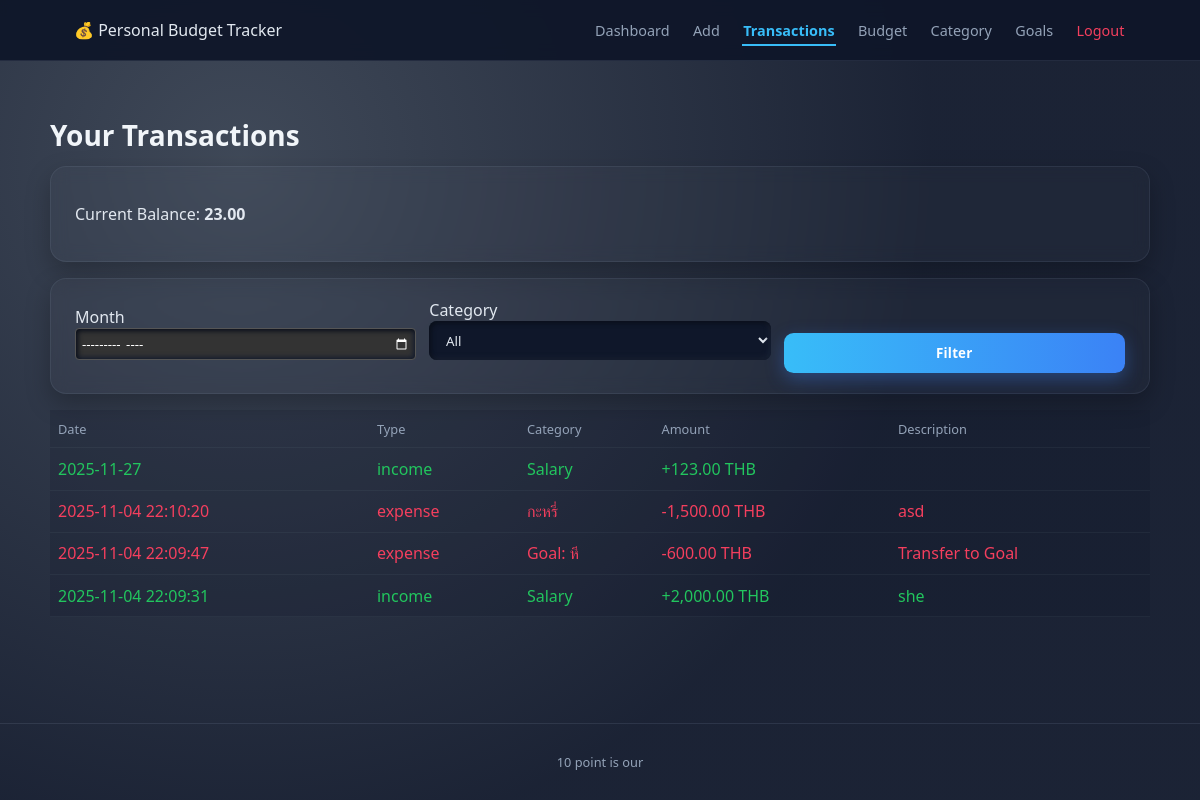
Page /transactions (signed in) on the earlier database version.
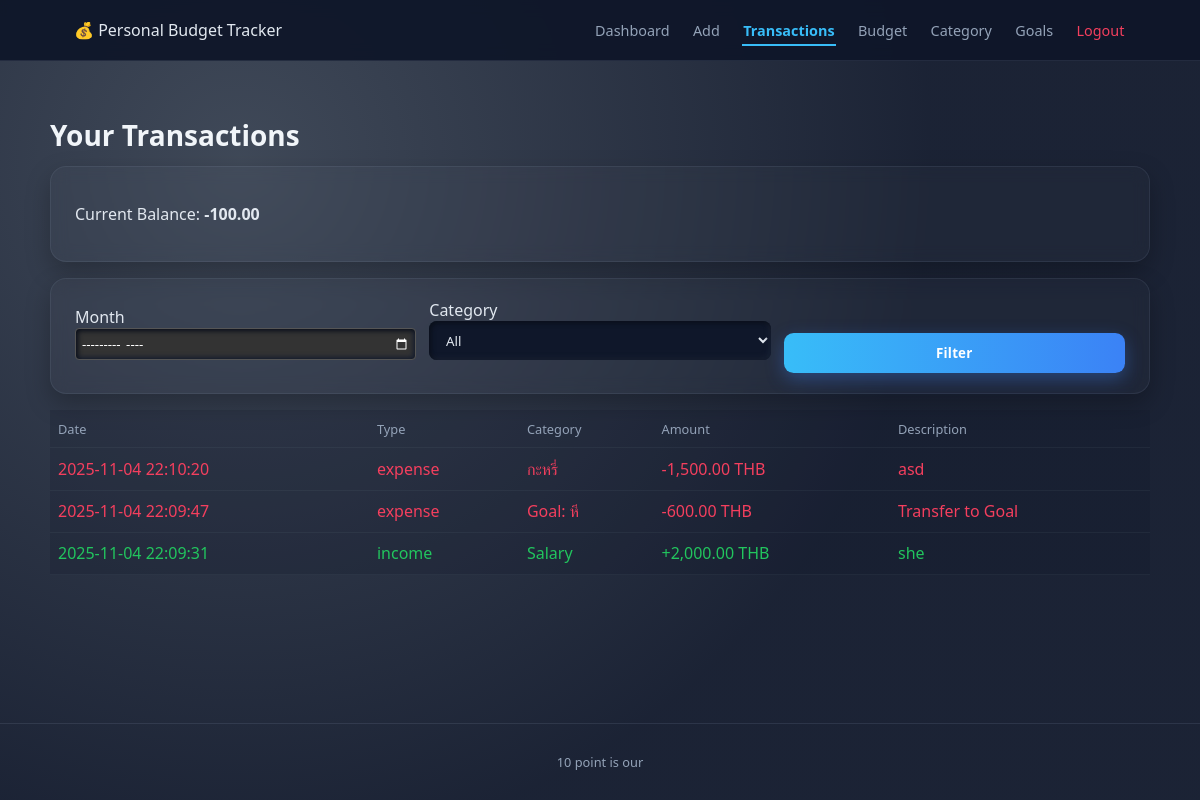
Same page on the later database version.
### tables this page shows
CREATE TABLE transactions(
        id INTEGER PRIMARY KEY AUTOINCREMENT,
        user_id INTEGER NOT NULL,
        date TEXT NOT NULL,
        type TEXT NOT NULL,
        category TEXT NOT NULL,
        amount REAL NOT NULL,
        description TEXT
        -- อย่าระบุคอลัมน์ใหม่ตรงนี้ซ้ำ เดี๋ยวเราเติมด้วย ALTER TABLE ด้านล่าง
    , currency TEXT DEFAULT 'THB', amount_thb REAL DEFAULT 0);

### app.py (the view)
@app.route('/transactions')
def view_transactions():
    user = current_user()
    if not user:
        return redirect(url_for('login'))
    month = request.args.get('month')
    cat = request.args.get('category')
    conn = get_db(); c = conn.cursor()
    q = 'SELECT * FROM transactions WHERE user_id=?'
    params = [user['id']]
    if month:
        q += ' AND date LIKE ?'; params.append(month+'%')
    if cat and cat != 'all':
        q += ' AND category=?'; params.append(cat)
    q += ' ORDER BY date DESC'
    c.execute(q, params); rows = c.fetchall()
    c.execute("""
    SELECT
      SUM(CASE WHEN type='income' THEN amount_thb ELSE 0 END) AS inc,
      SUM(CASE WHEN type='expense' THEN amount_thb ELSE 0 END) AS exp
    FROM transactions WHERE user_id=?
""", (user['id'],))
    r = c.fetchone()
    balance = (r['inc'] or 0) - (r['exp'] or 0)
    conn.close()
    return render_template('view_transactions.html',
                           transactions=rows,
                           balance=balance,
                           month=month,
                           category=cat,
                           expense_categories=EXPENSE_CATEGORIES,
                           income_categories=INCOME_CATEGORIES)

### app.py (called while the page is built)
def get_db():
    conn = sqlite3.connect(DB_PATH)
    conn.row_factory = sqlite3.Row
    return conn

def add_column_if_missing(conn, table, col_name, col_sql):
    cur = conn.cursor()
    cols = [r[1] for r in cur.execute(f"PRAGMA table_info({table})").fetchall()]
    if col_name not in cols:
        cur.execute(f"ALTER TABLE {table} ADD COLUMN {col_name} {col_sql}")
        conn.commit()

@app.before_request
def before_request():
    init_db()

def current_user():
    if 'user_id' in session:
        return {'id': session['user_id'], 'username': session.get('username')}
    return None

### templates/view_transactions.html (shortened to what this page needs)
{% extends "base.html" %}
{% block content %}
<h2 class="page-title">Your Transactions</h2>
<div class="card mb">
  <p>Current Balance: <strong>{{ "{:,.2f}".format(balance) }}</strong></p>
</div>
<form method="get" class="card form-inline mb">
  <div>
    <label>Month</label>
    <input type="month" name="month" class="month-input-dark" value="{{ month if month else '' }}">
  </div>
  <div>
    <label>Category</label>
    <select name="category">
      <option value="all">All</option>
    </select>
  </div>
  <div>
    <button type="submit">Filter</button>
  </div>
</form>
<div class="table-wrap">
  <table>
    <thead>
      <tr>
        <th>Date</th>
        <th>Type</th>
        <th>Category</th>
        <th>Amount</th>
        <th>Description</th>
      </tr>
    </thead>
    <tbody>
    {% for t in transactions %}
    <tr class="{{ 'income-row' if t['type']=='income' else 'expense-row' }}">
      <td>{{ t['date'] }}</td>
      <td>{{ t['type'] }}</td>
      <td>{{ t['category'] }}</td>
      <td>
        {% set thb = t['amount_thb'] if t['amount_thb'] is not none else t['amount'] %}
        {% if t['type'] == 'income' %}
          +{{ "{:,.2f}".format(thb) }}
        {% else %}
          -{{ "{:,.2f}".format(thb) }}
        {% endif %}
        <span> THB</span>
      </td>
      <td>{{ t['description'] }}</td>
    </tr>
    {% endfor %}
    </tbody>
  </table>
</div>
{% endblock %}

### templates/base.html (shortened to what this page needs)
<!doctype html>
<html lang="en">
<head>
  <link rel="stylesheet" href="{{ url_for('static', filename='style.css') }}">
</head>
<body>
  <nav class="topbar">
    <div class="container nav-flex">
      <div class="logo">💰 Personal Budget Tracker</div>
      <div class="nav-links">
        {% if session.get('user_id') %}
          <a href="{{ url_for('dashboard') }}" class="{% if request.endpoint=='dashboard' %}active{% endif %}">Dashboard</a>
          <a href="{{ url_for('add_transaction') }}" class="{% if request.endpoint=='add_transaction' %}active{% endif %}">Add</a>
          <a href="{{ url_for('view_transactions') }}" class="{% if request.endpoint=='view_transactions' %}active{% endif %}">Transactions</a>
          <a href="{{ url_for('budget') }}">Budget</a>
          <a href="{{ url_for('category_ratio') }}">Category</a>
          <a href="{{ url_for('goals') }}">Goals</a>
          <a href="{{ url_for('logout') }}" class="logout">Logout</a>
        {% else %}
          <a href="{{ url_for('login') }}">Login</a>
          <a href="{{ url_for('register') }}">Register</a>
        {% endif %}
      </div>
    </div>
  </nav>
  <main class="container page">
    {% block content %}{% endblock %}
  </main>
  <footer class="footer">
    <div class="container">
      <p>10 point is our</p>
    </div>
  </footer>
</body>
</html>

### static/style.css (style rules this page uses)
:root { --bg: #394155; --bg-card: #111827; --text: #e2e8f0; --muted: #94a3b8; --accent: #38bdf8; --danger: #f43f5e; --success: #22c55e; --radius: 1rem; --shadow: 0 10px 25px rgba(0,0,0,.25); }
* { box-sizing: border-box; font-family: system-ui, -apple-system, BlinkMacSystemFont, 'Segoe UI', sans-serif; }
body { margin: 0; background: radial-gradient(circle at 20% 20%, rgba(30, 41, 59, 0.85), rgba(15, 23, 42, 0.95) 60%), url('https://images.unsplash.com/photo-1534796636912-3b95b3ab5986?q=80&w=2071&auto=format&fit=crop'); background-position: center center; background-size: cover; background-attachment: fixed; color: var(--text); min-height: 100vh; display: flex; flex-direction: column; }
.container { width:min(1100px,100%); margin:0 auto; padding:0 1.5rem; }
.topbar { background: rgba(15,23,42,.95); border-bottom:1px solid rgba(148,163,184,.15); backdrop-filter: blur(8px); }
.nav-flex { display:flex; align-items:center; justify-content:space-between; height:60px; }
.nav-links a { color:var(--muted); margin-left:1rem; text-decoration:none; font-size:.9rem; padding:.25rem .1rem; transition:color .15s ease; }
.nav-links .logout { color:var(--danger); }
.nav-links a.active { color:var(--accent); font-weight:600; border-bottom:2px solid var(--accent); }
.page { flex:1 1 auto; padding:2rem 0 3rem; }
.footer { border-top:1px solid rgba(148,163,184,.15); padding:1rem 0; text-align:center; color:var(--muted); font-size:.8rem; }
.page-title { margin-bottom:.75rem; font-size:1.75rem; font-weight:700; color:#f1f5f9; }
.card { background: rgba(255,255,255,.02); border:1px solid rgba(148,163,184,.12); border-radius:var(--radius); padding:1.25rem 1.5rem; box-shadow:var(--shadow); backdrop-filter: blur(8px); transition:transform .15s ease, border-color .15s ease, box-shadow .15s ease, opacity .4s ease; opacity:0; animation:fadeIn .5s forwards; }
.mb { margin-bottom:1rem; }
.table-wrap { overflow-x:auto; }
table { width:100%; border-collapse:collapse; background:rgba(15,23,42,.2); }
th,td { text-align:left; padding:.6rem .5rem; border-bottom:1px solid rgba(148,163,184,.07); }
th { color:var(--muted); font-weight:500; font-size:.8rem; }
.income-row td { color:var(--success); }
.expense-row td { color:var(--danger); }
form input, form select { width:100%; padding:.6rem .8rem; border-radius:.5rem; border:none; outline:none; margin-bottom:.8rem; color:var(--text); background:#0f172a; box-shadow: inset 2px 2px 5px #0a0f1a, inset -2px -2px 5px #1a2233; }
form button { width:100%; padding:.7rem .8rem; border-radius:.6rem; border:none; cursor:pointer; background: linear-gradient(90deg, #38bdf8, #3b82f6); color:#fff; font-weight:700; letter-spacing:.2px; box-shadow: 0 6px 18px rgba(59,130,246,.35); transition: transform .15s ease, opacity .15s ease; }
.form-inline { display:flex; gap:.8rem; align-items:flex-end; flex-wrap:wrap; }
.form-inline > div { flex:1 1 150px; }
.month-input-dark { color: white; background-color: #333; border: 1px solid #555; border-radius: 4px; padding: 5px; }

Differences in the rows shown:
removed transactions: date "2025-11-27", type "income", category "Salary", amount_thb "123.00"
Other differences:
{{ "{:,.2f}".format(balance) }}: "23.00" → "-100.00"
